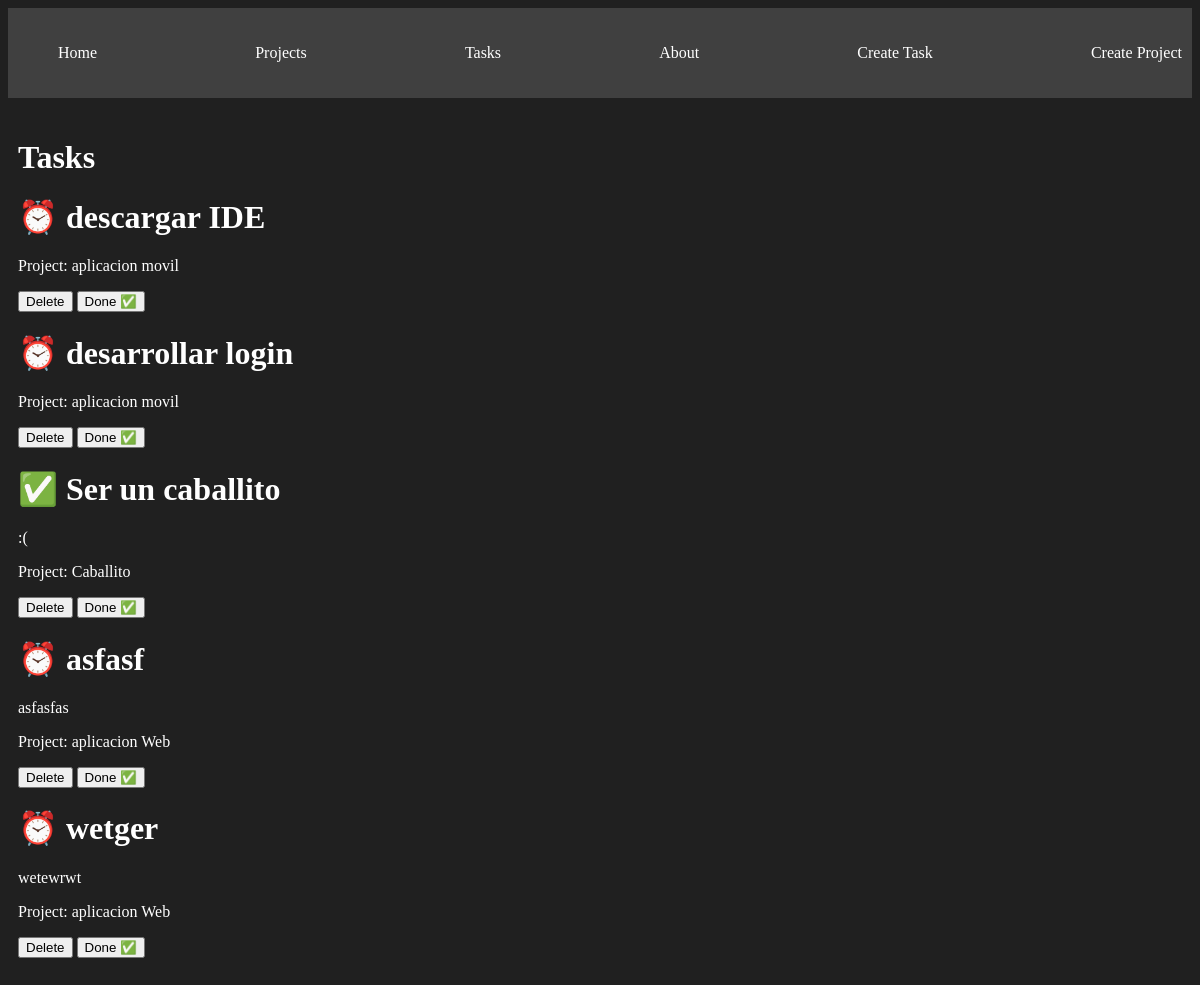
/tasks/, run on the app's committed database.
### myapp/models.py (models this page shows, shortened)
class Task(models.Model):
    title = models.CharField(max_length=200)
    description = models.TextField()
    project = models.ForeignKey(Project, on_delete=models.CASCADE)
    done = models.BooleanField(default=False)

class Project(models.Model):
    name = models.CharField(max_length=200)
    description = models.TextField()

### myapp/views.py (the view)
# urls.py: path("tasks/", views.tasks, name="tasks"),
def tasks(request):
    tasks = Task.objects.all()
    return render(request, "tasks/tasks.html", {"tasks": tasks})

### myapp/templates/tasks/tasks.html
{% extends 'layouts/base.html' %}
{% block content %}
  <h1>Tasks</h1>
  {% for task in tasks %}
    <div class="">
      <h1>
        {% if task.done == False %}
          ⏰
        {% else %}
          ✅
        {% endif %} {{ task.title }}
      </h1>
      <p>{{ task.description }}</p>
      <p>Project: {{ task.project.name }}</p>
      <button>Delete</button>
      <button>Done ✅</button>
    </div>
  {% endfor %}
{% endblock %}

### myapp/static/styles/main.css (style rules this page uses)
body { background: #202020; color: #fff; }

### data on the page
Task: title "descargar IDE", project.name "aplicacion movil"
Task: title "desarrollar login", project.name "aplicacion movil"
Task: title "Ser un caballito", description ":(", project.name "Caballito"
Task: title "asfasf", description "asfasfas", project.name "aplicacion Web"
Task: title "wetger", description "wetewrwt", project.name "aplicacion Web"
